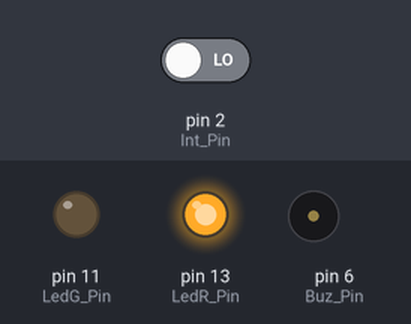
A sketch run on a simulated Arduino Uno, built with avr-gcc and run on an emulated ATmega328P. Parts: output pins drawn as LEDs (lit = HIGH), buzzer (waves = sounding). Dashed ring = blinking. The test bench sets the inputs (shaded band); at power-on: pin 2 (Int_Pin) LOW.

Above: at 3.2 s.
3.3 s: pin 2 (Int_Pin) driven HIGH
At 4.3 s:
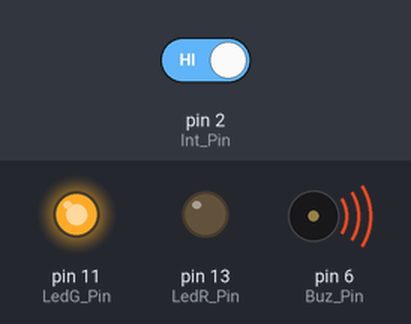
At 5.43 s:
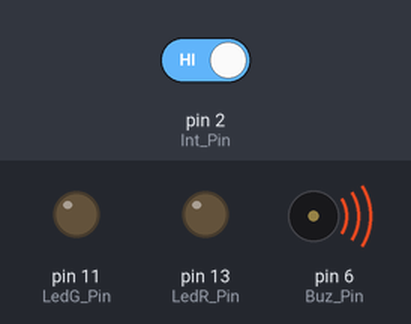
7.8 s: pin 2 (Int_Pin) driven LOW
At 10.5 s:
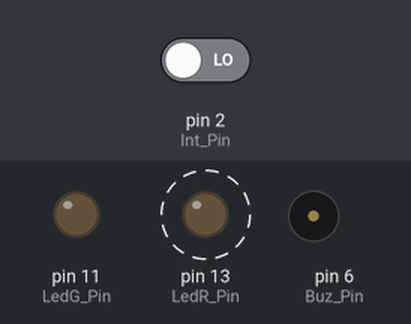
Timing chart, 0 to 17.3 s (numbered marks = the images above; inputs shaded):
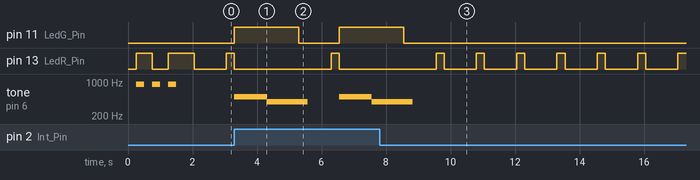

The sketch:

arduino05_0021.ino
```cpp
// Timbre
int LedR_Pin = 13;
int LedG_Pin = 11;
int Buz_Pin = 6;
int Int_Pin = 2;
int inputValue = 0;
void setup()
{
pinMode(LedR_Pin, OUTPUT);
pinMode(Buz_Pin, OUTPUT);
pinMode(Int_Pin, INPUT);
pinMode(LedG_Pin, OUTPUT);
delay(250);
digitalWrite(LedR_Pin, 1);
tone(Buz_Pin, 900, 250);
delay(500);
digitalWrite(LedR_Pin, 0);
tone(Buz_Pin, 900, 250);
delay(500);
digitalWrite(LedR_Pin, 1);
tone(Buz_Pin, 900, 250);
delay(800);
digitalWrite(LedR_Pin, 0);
}
void loop()
{
// Lectura Digital
inputValue = digitalRead(Int_Pin);
if (inputValue == HIGH)
{
digitalWrite(LedG_Pin, HIGH);
tone(Buz_Pin, 493, 1014);
delay(1000);
tone(Buz_Pin, 392, 1275);
delay(1000);
digitalWrite(LedG_Pin, LOW);
}
else
{
noTone(Buz_Pin);
}
delay(1000);
digitalWrite(LedR_Pin, 1);
delay(250);
digitalWrite(LedR_Pin, 0);
}
```

Measured:
- after the input at 3.3 s, pin 11 (LedG_Pin): LOW → HIGH at once, → LOW 2.0 s later, → HIGH 1.3 s later; tone on pin 6 (Buz_Pin): plays 493 Hz for 1.0 s, 392 Hz for 1.3 s, 493 Hz for 1.0 s, 392 Hz for 0.25 s, starting at once
- after the input at 7.8 s, pin 11 (LedG_Pin): goes on until 8.6 s, then stays LOW; pin 13 (LedR_Pin): alternates HIGH for 0.25 s and LOW for 1.0 s, starting after 3.0 s; tone on pin 6 (Buz_Pin): goes on until 8.8 s, then stays silent
